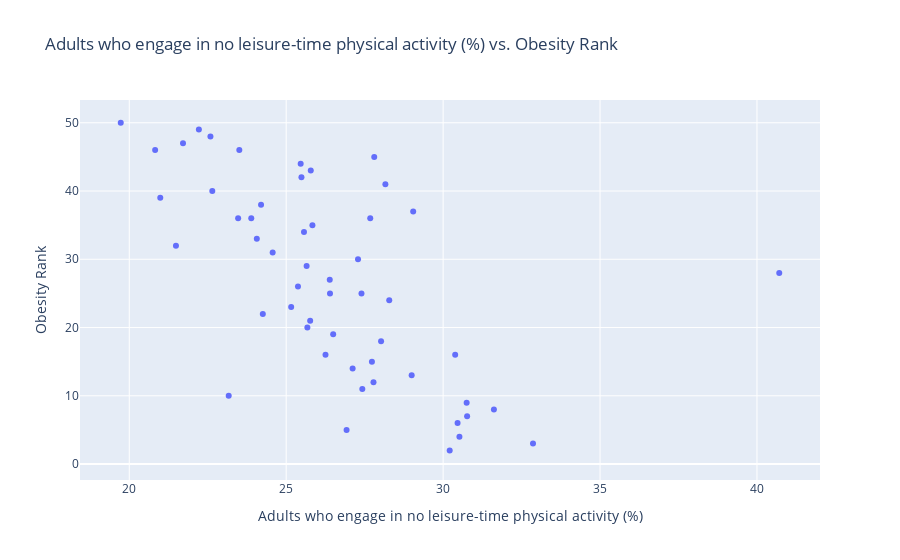

Here is the notebook cell this chart was saved with:
### Markdown cell above
### Visualization 1 Explanation

This visualization has a loose linear relationship. If a line of best fit were to be drawn on the graph it would be a positively-sloped line. However, this does not indicate that the two variables are related. The data points would be too distant and spread out from this line of best fit. For example, a state that passed over 500 legislations was in the top 20 of the obesity rankings. And on the other hand, there were states/districts/territories that passed just over 100 legislations, and were almost at the end of the obesity rankings. While there is a loose trend, a definite claim cannot be made that the number of legislations in the state/territory/district is directly proportional to its respective obesity rank.

### Code cell
def visual2():
    df = insight5()
    fig = px.scatter(df, 
                     x = df.columns[1],
                     y = df.columns[0],
                     labels = {df.columns[1]: "Adults who engage in no leisure-time physical activity (%)"},
                    title = "Adults who engage in no leisure-time physical activity (%) vs. Obesity Rank")
    fig.show()

############ Function Call ############
visual2()

### Figure 1 — Plotly figure (JSON) as saved in the notebook; plotly's stock layout.template omitted (floating-point values rounded to 4 significant figures)
{"data": [{"hovertemplate": "Adults who engage in no leisure-time physical activity (%)=%{x}<br>Obesity Rank=%{y}<extra></extra>", "legendgroup": "", "marker": {"color": "#636efa", "symbol": "circle"}, "mode": "markers", "name": "", "orientation": "v", "showlegend": false, "type": "scatter", "x": [null, 30.21, 32.86, 30.52, 26.92, 30.46, 30.76, 31.62, 30.75, 23.17, 27.43, 27.78, 29.0, 27.12, 27.73, 26.25, 30.38, null, null, 28.02, 26.5, 25.68, 25.76, 24.26, 25.16, 28.28, 27.4, 26.4, 25.38, 26.39, 40.71, 25.65, 27.29, 24.57, 21.49, 24.06, 25.57, 25.84, 27.68, 23.47, 23.89, 29.05, 24.2, 20.99, 22.65, 28.16, 25.49, 25.78, 25.46, 27.81, 20.82, 23.51, 21.71, 22.59, 22.22, 19.73, 25.62, 27.8], "xaxis": "x", "y": [1, 2, 3, 4, 5, 6, 7, 8, 9, 10, 11, 12, 13, 14, 15, 16, 16, 17, 18, 18, 19, 20, 21, 22, 23, 24, 25, 25, 26, 27, 28, 29, 30, 31, 32, 33, 34, 35, 36, 36, 36, 37, 38, 39, 40, 41, 42, 43, 44, 45, 46, 46, 47, 48, 49, 50, null, null], "yaxis": "y"}], "layout": {"legend": {"tracegroupgap": 0}, "title": {"text": "Adults who engage in no leisure-time physical activity (%) vs. Obesity Rank"}, "xaxis": {"anchor": "y", "domain": [0, 1], "title": {"text": "Adults who engage in no leisure-time physical activity (%)"}}, "yaxis": {"anchor": "x", "domain": [0, 1], "title": {"text": "Obesity Rank"}}}}
